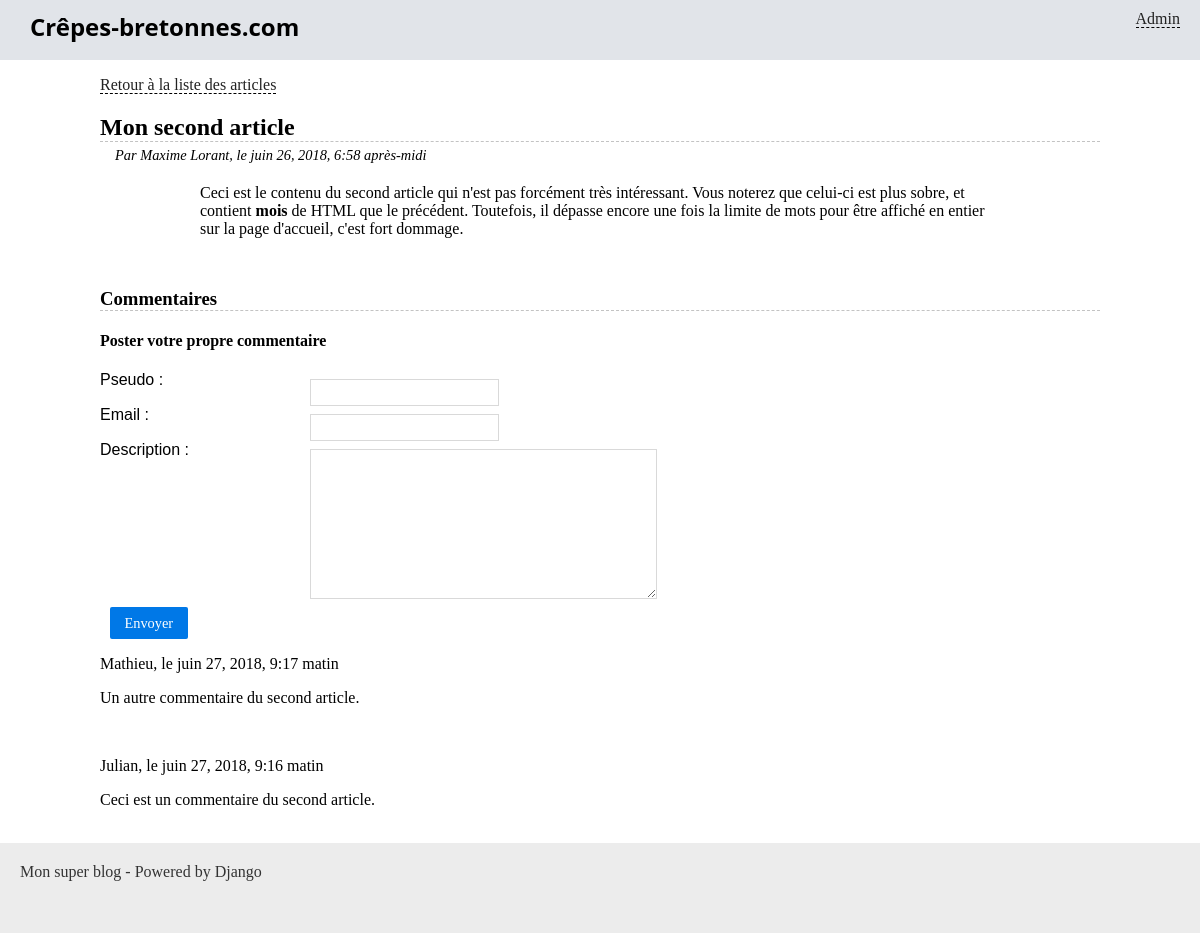
The app's page /blog/mon-second-article/, older data.
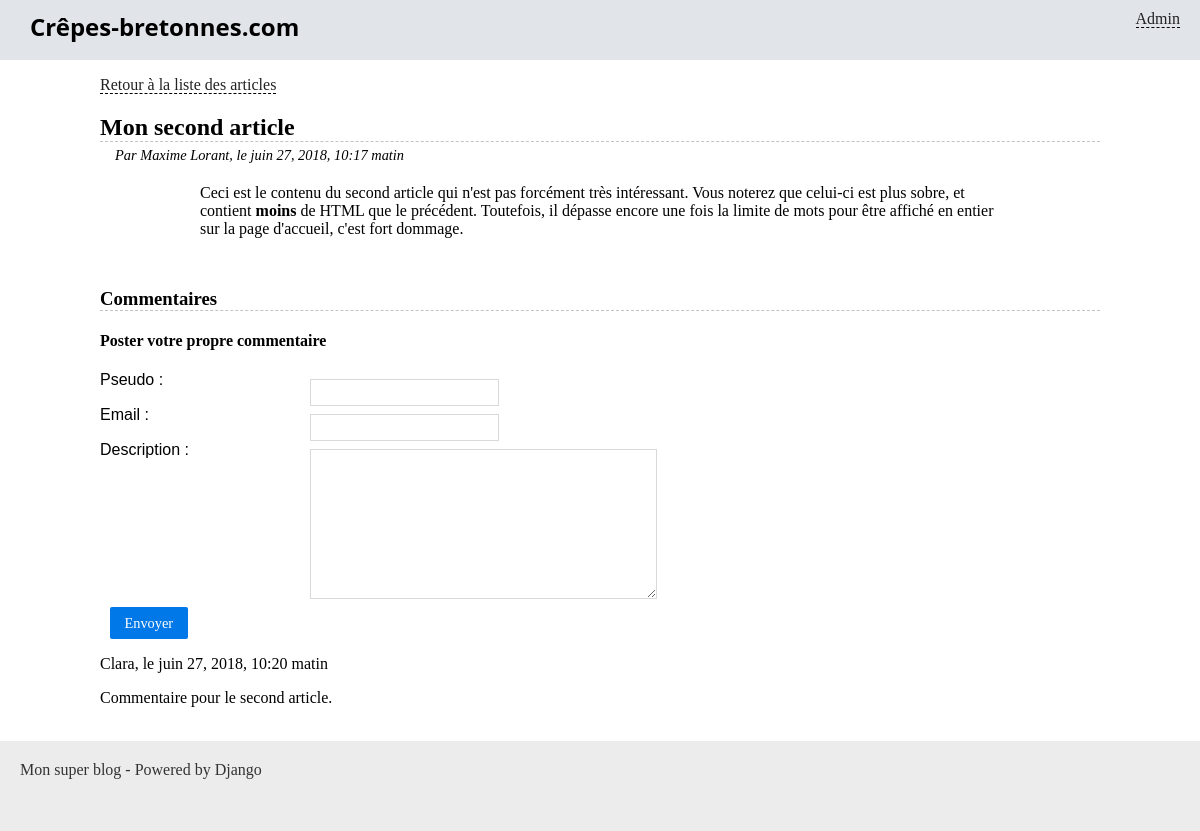
The same page, newer data.
### blog/models.py (models this page shows, shortened)
class Article(models.Model):
    titre = models.CharField(max_length=100)
    slug = models.SlugField(max_length=100)
    auteur = models.CharField(max_length=42)
    contenu = models.TextField(null=True)
    date = models.DateTimeField(verbose_name="Date de parution",
                                auto_now_add=True, auto_now=False)
    is_visible = models.BooleanField(verbose_name="Article publié ?",
                                     default=False)
    categorie = models.ForeignKey('Categorie', on_delete=models.CASCADE)

class Comment(models.Model):
    pseudo = models.CharField(max_length=42)
    email = models.EmailField(max_length=254)
    article = models.ForeignKey('Article', on_delete=models.CASCADE)
    date = models.DateTimeField(auto_now_add=True, auto_now=False)
    contenu = models.TextField(null=False, verbose_name="Description")
    is_visible = models.BooleanField(verbose_name="Commentaire visible ?",
                                    default=True)
    class Meta:
        ordering = ['-date']

### blog/views.py (the view)
# urls.py: path('<str:slug>/', views.lire_article, name='lire_article'),  # url(r'^(?P<slug>.+)$', 'lire_article', name='blog_lire'),
def lire_article(request, slug):
    article = get_object_or_404(Article, slug=slug)
    commentaires = Comment.objects.filter(article_id=article.id)
    form = CommentForm(request.POST or None)
    if form.is_valid():
        comment = Comment()
        comment = form.save(commit=False)
        comment.article = article
        comment.save()
        form = CommentForm() # To show an empty form after sending the comment
    """
    form = CommentForm(request.POST or None)
    if form.is_valid():
        comment = Comment()
        comment.pseudo = form.cleaned_data['pseudo']
        comment.email = form.cleaned_data['email']
        comment.article = article
        comment.contenu = form.cleaned_data['contenu']
        comment.save()
        redirect('lire_article', slug)
    """
    return render(request, 'blog/lire_article.html', locals())

### blog/forms.py (shortened to what this page needs)
class CommentForm(forms.ModelForm):
	class Meta:
		model = Comment
		fields = ('pseudo', 'email', 'contenu')

### blog/templates/blog/lire_article.html (shortened to what this page needs)
{% extends "blog/base.html" %}
{% block content %}
	<p>
		<a href="{% url 'accueil' %}">Retour à la liste des articles</a>
	</p>
	<h2 class="titre-article">{{ article.titre }}</h2>
	<p class="infos-article">Par {{ article.auteur }}, le {{ article.date }}</p>
	<div class="contenu-article">
		{{ article.contenu|safe }}
	</div>
	<h3 class="titre-comments">Commentaires</h3>
	<h4>Poster votre propre commentaire</h4>
	<form action="{% url 'lire_article' article.slug %}" method="post" class="pure-form">
		{{ form.as_p }}
		<p style="text-align:center">
			<input class="pure-button pure-button-primary" type="submit" value="Envoyer" />
		</p>
	</form>
	{% for comment in commentaires %}
		{% if comment.is_visible and comment.article_id == article.id %}
		<div class="commentaire">
			<p>{{ comment.pseudo }}, le {{ comment.date }}</p>
			<p>{{ comment.contenu }}</p>
		</div>
		<br />
		{% endif %}
	{% empty %}
		<p>Il n'y a pas encore de commentaires</p>
	{% endfor%}
{% endblock %}

Row changes from the older to the newer data that the page shows:
removed Comment: pseudo "Mathieu", date "juin 27, 2018, 9:17 matin", contenu "Un autre commentaire du second article."
removed Comment: pseudo "Julian", date "juin 27, 2018, 9:16 matin", contenu "Ceci est un commentaire du second article."
changed Article "Mon second article": date "juin 26, 2018, 6:58 après-midi" → "juin 27, 2018, 10:17 matin"; contenu "…plus sobre, et contient mois de HTML que le…" → "…plus sobre, et contient moins de HTML que le…"
added Comment: pseudo "Clara", date "juin 27, 2018, 10:20 matin", contenu "Commentaire pour le second article."
